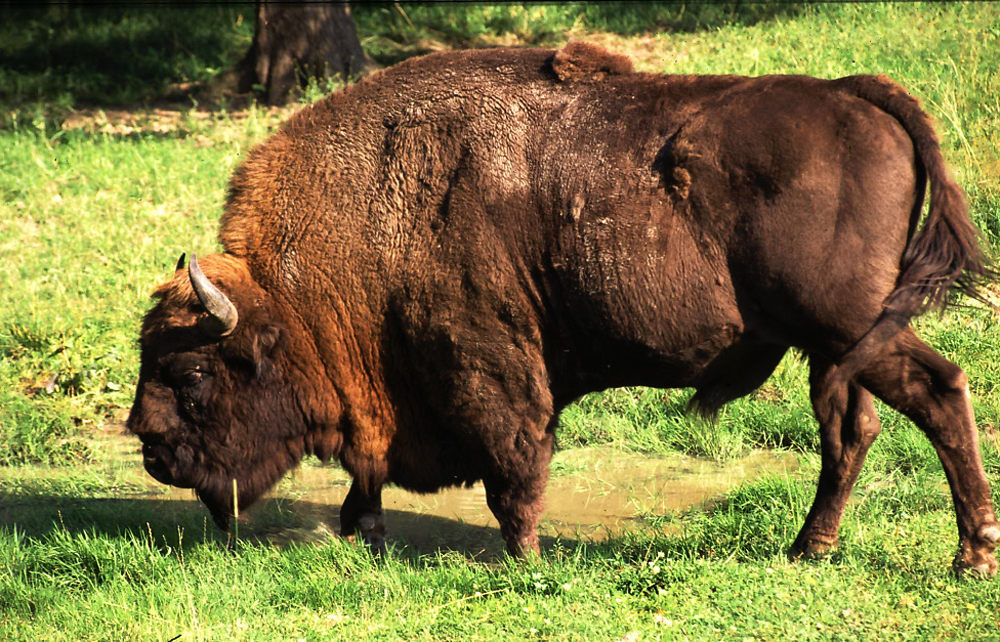
%> input picture Lab2/zubr.jpg, 1000 x 642 px
$ octave lab02.m   (GNU Octave 9; MATLAB toolbox functions it lacks are replaced by stand-ins)
%> lines starting %> are read from the running program, lines starting %| are printed output that depends on the picture
clear; clc; close all;
% uint8 0-255
im = imread('zubr.jpg');
%> im is the input picture: size 642x1000x3 uint8; mean R, G, B 124.1, 115.2, 62.1

% konwersja do double i normalizacja zeby bylo 0 - 1
im = double(im) / 255;
%> im: size 642x1000x3 double

figure;

h = 2;
w = 2;
i = 1;

% [36 lines of commented-out code are left out]
yuv = [.299, .587, .114];

% Permutacja do 1x1x3 zeby mozna bylo pomnozyc macierze
yuv = permute(yuv, [3,1,2]);

% [7 lines of commented-out code are left out]
grim = rgb2gray(im);
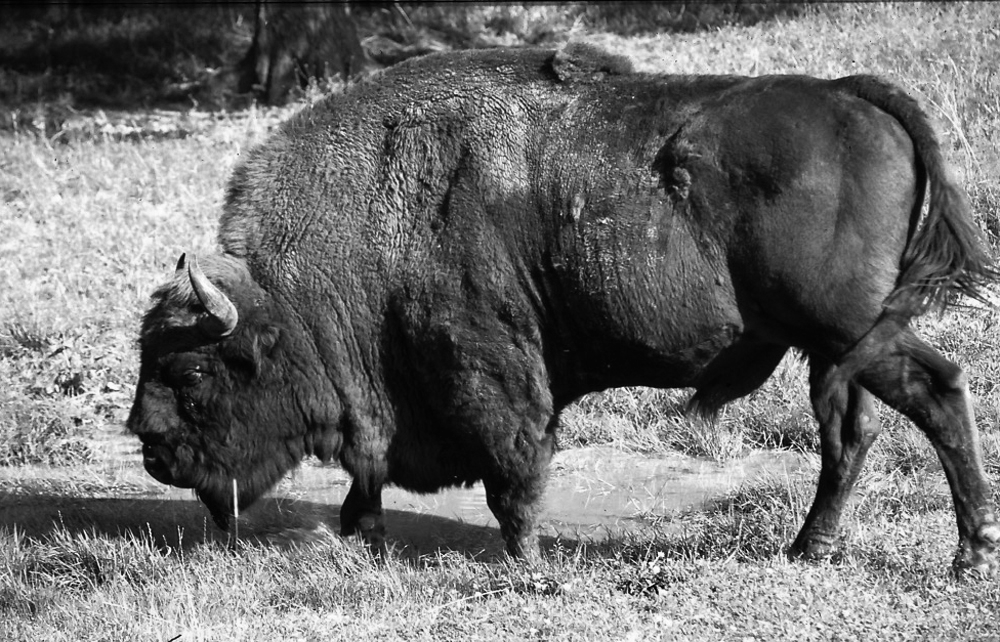
%> grim: size 642x1000 double; min 0, max 1, mean 0.438
% [7 lines of commented-out code are left out]
b = .2;
bim = grim + b;
bim(bim > 1) = 1;
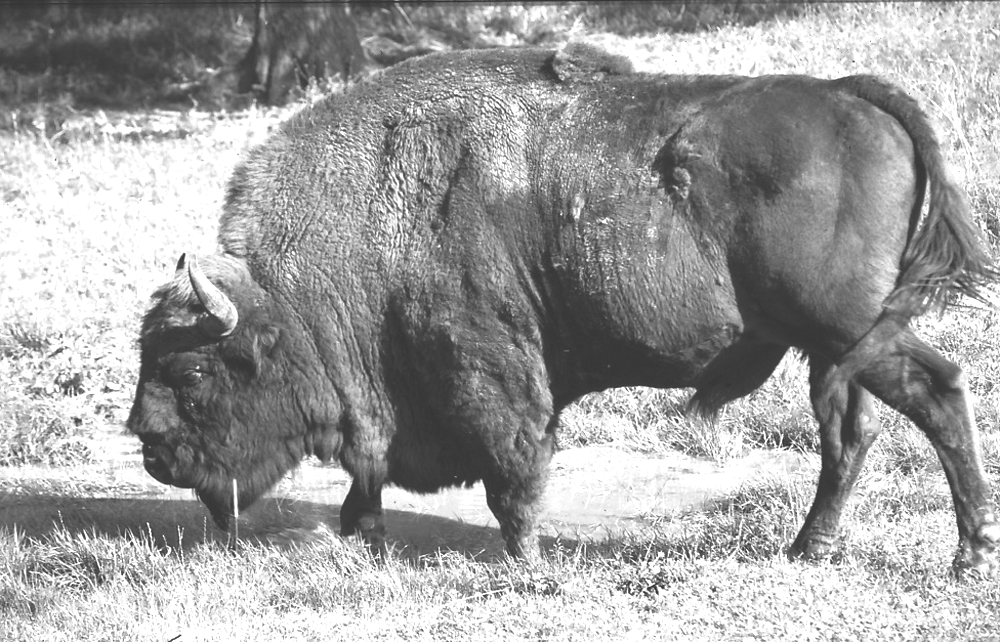
%> bim: size 642x1000 double; min 0.2, max 1, mean 0.629
bim(bim < 0) = 0;
% [69 lines of commented-out code are left out]

g = .5;
% Konwecja -> potegowanie 1/g, wieksze g = wieksza jasnosc
gim = grim .^ (1 / g);
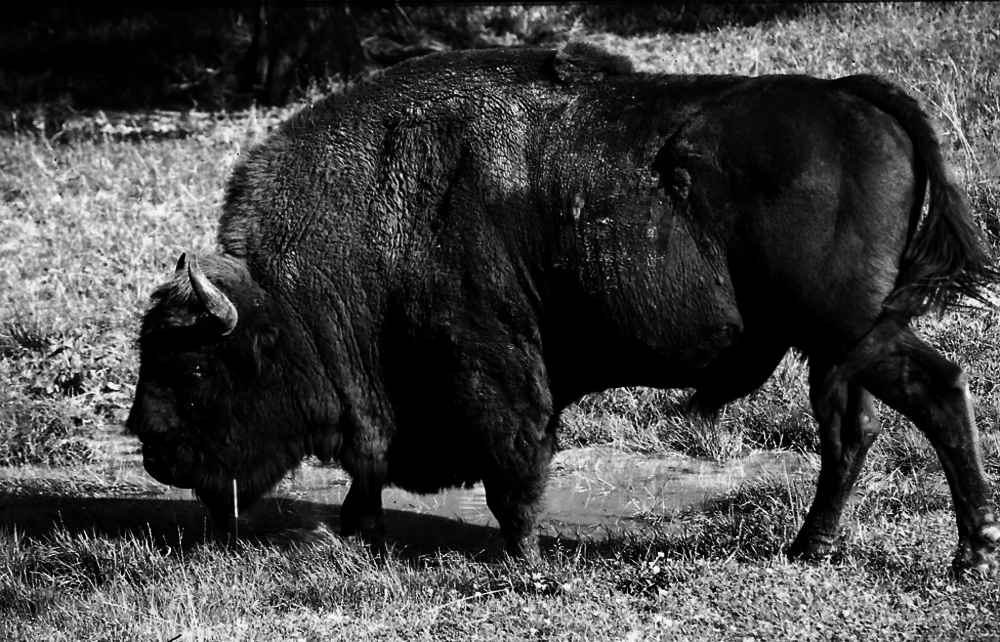
%> gim: size 642x1000 double; min 0, max 1, mean 0.267
% Teoretycznie te 2 linijki ponizej nic nie robia w kontekscie potegowania
gim(gim > 1) = 1;
gim(gim < 0) = 0;

subplot(h, w, i); i = i + 1;
imshow(grim);
subplot(h, w, i); i = i + 1;
imshow(gim);
subplot(h, w, i); i = i + 1;
imhist(grim);
subplot(h, w, i); i = i + 1;
imhist(gim);
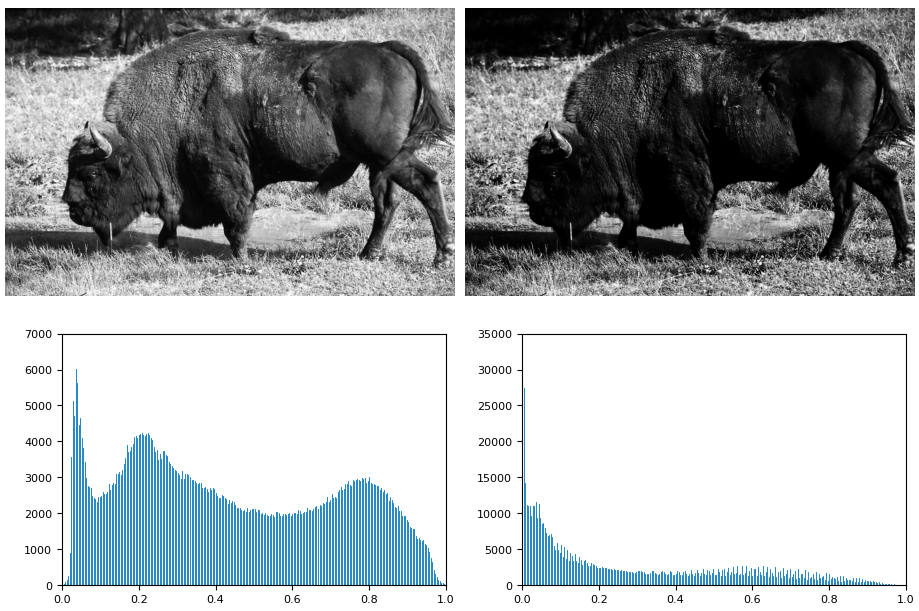
%> figure redrawn from the program's plot data, 4 panels

% [12 lines of commented-out code are left out]
